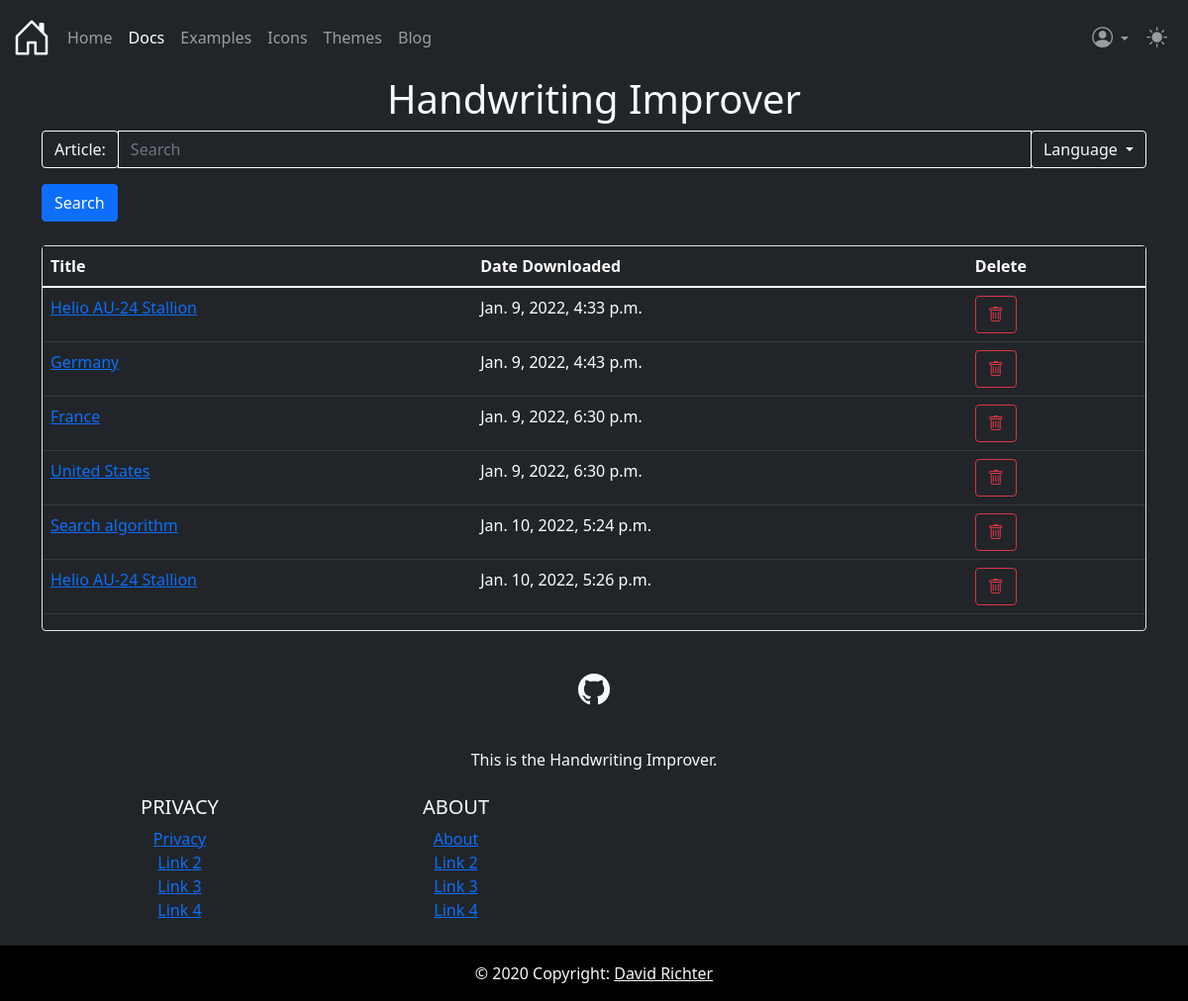
/handwriting/ (signed in), run on an earlier commit of the app's database.
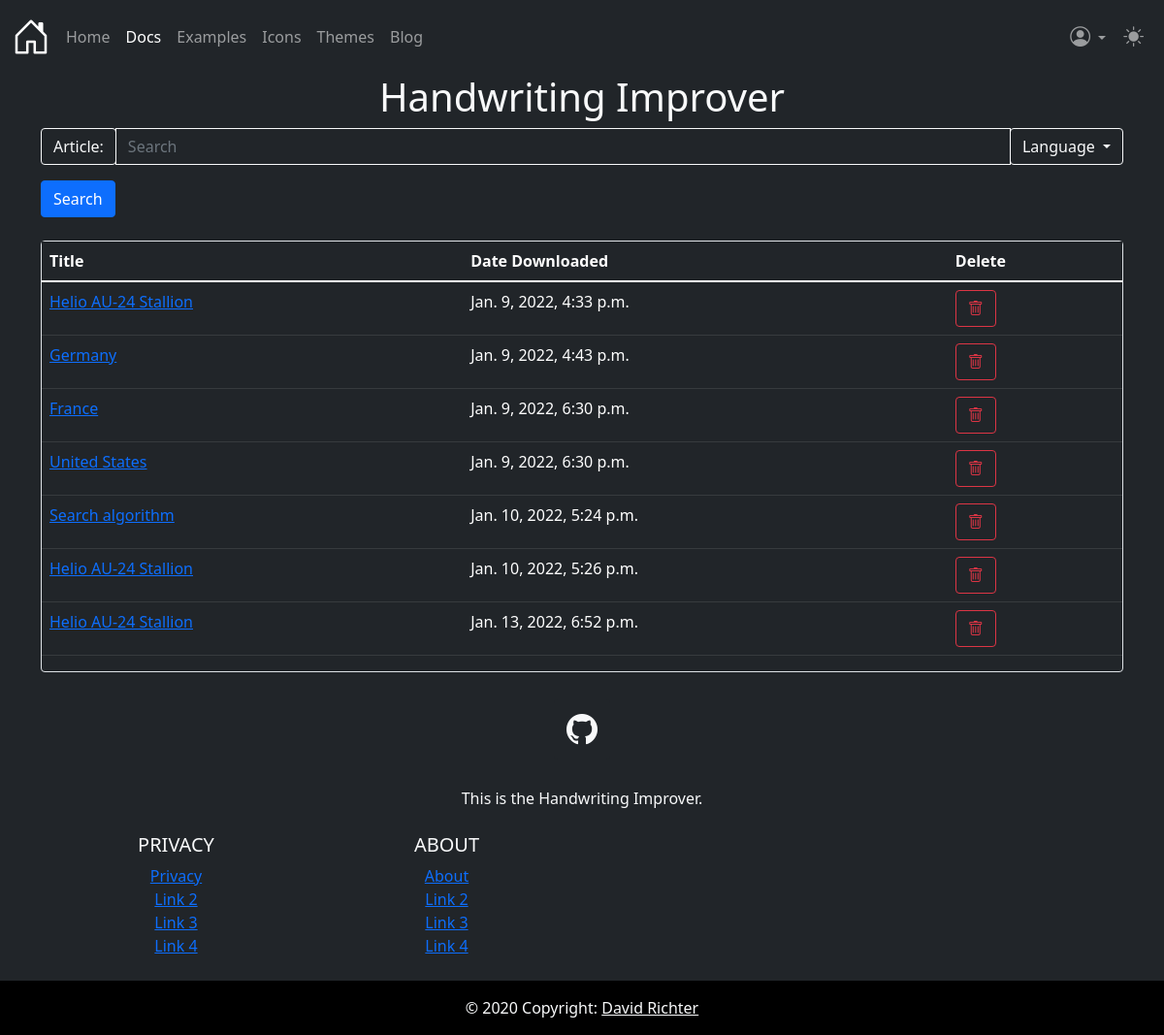
And on a later commit of the database.
### wikipedia_converter/models.py (models this page shows, shortened)
class FullArticle(models.Model):
    formatted_page = models.ForeignKey(Article, on_delete=models.CASCADE, related_name="formatted_page")
    original_page = models.ForeignKey(Article, on_delete=models.CASCADE)
    user = models.ForeignKey(User, on_delete=models.SET_NULL, null=True, blank=True)
    date_pulled = models.DateTimeField('date pulled from wikipedia')
    def __str__(self):
        return self.formatted_page.title

class Article(models.Model):
    content = models.CharField(max_length=9999999999)
    link = models.CharField(max_length=500)
    title = models.CharField(max_length=500)

### wikipedia_converter/views.py (the view)
# urls.py: path('', views.IndexView.as_view(), name='index'),
@gzip_page
def index(request):
    template = loader.get_template('wikipedia_converter/index.html')
    if request.user.is_authenticated:
        articles = list(FullArticle.objects.filter(user=request.user))
    else:
        articles = None
    context = {
        'articles': articles,
    }
    return HttpResponse(template.render(context, request))

### wikipedia_converter/templates/wikipedia_converter/index.html (shortened to what this page needs)
{% extends 'wikipedia_converter/base.html' %}
{% load static %}
{% block content %}
    <div class="container">
        <h1 class="text-center">Handwriting Improver</h1>
    </div>
    <div class="container ">
        <form method="POST" id="mainForm" class="bg-dark text-light"
              action="{% url 'wikipedia_converter:getArticles' %}">
            <div class="input-group mb-3">
                <div class="input-group-prepend">
                <span class="input-group-text bg-dark text-light btn-outline-light" id="basic-addon3">
                    Article:
                </span>
                </div>
                <input type="text" id="mainInput" class="bg-dark text-light btn-outline-light form-control"
                       name="search" placeholder="Search">
                <div class="input-group-append">
                    <div class="dropdown">
                        <button class="btn btn-outline-light dropdown-toggle" type="button" data-bs-toggle="dropdown">
                            Language
                        </button>
                    </div>
                </div>
            </div>
            <input type="submit" value="Search" class="btn btn-primary">
        </form>
        <br>
        <div class="border rounded">
            <table class="table table-dark">
                <thead>
                <tr>
                    <th scope="col">Title</th>
                    <th scope="col">Date Downloaded</th>
                    <th scope="col">Delete</th>
                </tr>
                </thead>
                <tbody>
                {% for article in articles %}
                    <tr>
                        <td>
                            <a href="{% url 'wikipedia_converter:getArticleFromDb' article.id %}">
                                {{ article }}
                            </a>
                        </td>
                        <td>
                            {{ article.date_pulled }}
                        </td>
                        <td>
                            <a href="{% url 'wikipedia_converter:deleteArticleFromDb' article.id %}"
                               class="btn btn-outline-danger">
                                <i class="bi-trash"></i>
                            </a>
                        </td>
                    </tr>
                {% endfor %}
                </tbody>
            </table>
        </div>
    </div>
{% endblock content %}

### wikipedia_converter/templates/wikipedia_converter/base.html (shortened to what this page needs)
{% load static %}
<!DOCTYPE html>
<html lang="en">
<head>
    {% block stylesheets %}
        <link rel="stylesheet"
              href="https://cdn.jsdelivr.net/npm/bootstrap@5.1.1/dist/css/bootstrap.min.css"
>
        <link rel="stylesheet"
              href="https://cdn.jsdelivr.net/npm/bootstrap-icons@1.7.2/font/bootstrap-icons.css">
        <link rel="stylesheet" type="text/css" href="{% static 'wikipedia_converter/css/navbar.css' %}">
        <link rel="stylesheet" type="text/css" href="{% static 'wikipedia_converter/css/footer.css' %}">
        <link rel="stylesheet" type="text/css" href="{% static 'wikipedia_converter/css/header.css' %}">
    {% endblock stylesheets %}
</head>
<body class="bg-dark text-light">
{% block navbar %}
    {% include 'wikipedia_converter/components/header.html' %}
{% endblock navbar %}
{% block content %}{% endblock content %}
{% block footer %}
    {% include 'wikipedia_converter/components/footer.html' %}
{% endblock footer %}
</body>
</html>

### wikipedia_converter/templates/wikipedia_converter/components/header.html (shortened to what this page needs)
<header class="navbar navbar-expand-md navbar-dark bd-navbar">
    <nav class="container-xxl flex-wrap flex-md-nowrap" aria-label="Main navigation">
        <a class="navbar-brand p-0 me-2" href="/" aria-label="Bootstrap">
            <i class="bi bi-house-door"></i>
        </a>
        <div class="collapse navbar-collapse" id="bdNavbar">
            <ul class="navbar-nav flex-row flex-wrap bd-navbar-nav pt-2 py-md-0">
                <li class="nav-item col-6 col-md-auto">
                    <a class="nav-link p-2" href="/"
                       onclick="ga('send', 'event', 'Navbar', 'Community links', 'Bootstrap');">Home</a>
                </li>
                <li class="nav-item col-6 col-md-auto">
                    <a class="nav-link p-2 active" aria-current="true" href="/docs/5.0/getting-started/introduction/"
                       onclick="ga('send', 'event', 'Navbar', 'Community links', 'Docs');">Docs</a>
                </li>
                <li class="nav-item col-6 col-md-auto">
                    <a class="nav-link p-2" href="/docs/5.0/examples/"
                       onclick="ga('send', 'event', 'Navbar', 'Community links', 'Examples');">Examples</a>
                </li>
                <li class="nav-item col-6 col-md-auto">
                    <a class="nav-link p-2" href="https://icons.getbootstrap.com/"
                       onclick="ga('send', 'event', 'Navbar', 'Community links', 'Icons');" target="_blank"
                       rel="noopener">Icons</a>
                </li>
                <li class="nav-item col-6 col-md-auto">
                    <a class="nav-link p-2" href="https://themes.getbootstrap.com/"
                       onclick="ga('send', 'event', 'Navbar', 'Community links', 'Themes');" target="_blank"
                       rel="noopener">Themes</a>
                </li>
                <li class="nav-item col-6 col-md-auto">
                    <a class="nav-link p-2" href="https://blog.getbootstrap.com/"
                       onclick="ga('send', 'event', 'Navbar', 'Community links', 'Blog');" target="_blank"
                       rel="noopener">Blog</a>
                </li>
            </ul>
            <ul class="navbar-nav flex-row flex-wrap ms-md-auto">
                {% if request.user.is_authenticated %}
                    <li class="nav-item col-6 col-md-auto">
                        <div class="dropdown">
                            <button class="nav-link p-2 btn dropdown-toggle"
                                    type="button"
                                    data-bs-toggle="dropdown"
                                    aria-label="User options">
                                <i class="bi bi-person-circle header-icon"></i>
                            </button>
                        </div>
                    </li>
                {% endif %}
                <li class="nav-item col-6 col-md-auto">
                    <button class="nav-link p-2 btn"
                            id="themeToggler"
                            aria-label="Toggle theme"
                            type="button">
                        <i class="bi bi-sun-fill header-icon"></i>
                    </button>
                </li>
            </ul>
        </div>
    </nav>
</header>

### wikipedia_converter/templates/wikipedia_converter/components/footer.html
<footer class="bg-dark text-center text-light">
    <div class="container p-4">
        <section class="mb-4">
            <a class="btn bg-dark text-light btn-floating m-1"
               href="https://github.com/prolike288/djangoLearning"
               role="button"
               target="_blank"
               rel="noopener noreferrer">
                <i class="bi bi-github"></i>
            </a>
        </section>
        <section class="mb-4">
            <p>
                This is the Handwriting Improver.
            </p>
        </section>
        <section class="">
            <div class="row">
                <div class="col-lg-3 col-md-6 mb-4 mb-md-0">
                    <h5 class="text-uppercase">Privacy</h5>
                    <ul class="list-unstyled mb-0">
                        <li>
                            <a href="{% url 'wikipedia_converter:privacy' %}">Privacy</a>
                        </li>
                        <li>
                            <a href="#!">Link 2</a>
                        </li>
                        <li>
                            <a href="#!">Link 3</a>
                        </li>
                        <li>
                            <a href="#!">Link 4</a>
                        </li>
                    </ul>
                </div>
                <div class="col-lg-3 col-md-6 mb-4 mb-md-0">
                    <h5 class="text-uppercase">About</h5>
                    <ul class="list-unstyled mb-0">
                        <li>
                            <a href="{% url 'wikipedia_converter:about' %}">About</a>
                        </li>
                        <li>
                            <a href="#!">Link 2</a>
                        </li>
                        <li>
                            <a href="#!">Link 3</a>
                        </li>
                        <li>
                            <a href="#!">Link 4</a>
                        </li>
                    </ul>
                </div>
            </div>
        </section>
    </div>
    <div class="text-center p-3 bg-black text-light">
        © 2020 Copyright:
        <a class="text-light" href="https://gitlab.com/username882"
           target="_blank"
           rel="noopener noreferrer">
            David Richter
        </a>
    </div>
</footer>

### wikipedia_converter/static/wikipedia_converter/css/navbar.css (style rules this page uses)
body { display: flex; flex-direction: column; min-height: 100vh; }
.bi { font-size: 200%; }

### wikipedia_converter/static/wikipedia_converter/css/footer.css (style rules this page uses)
footer { margin-top: auto; }

### wikipedia_converter/static/wikipedia_converter/css/header.css (style rules this page uses)
i.header-icon { font-size: 130%; }

What changed in the data, as far as the page shows it:
added FullArticle: formatted_page.title "Helio AU-24 Stallion", date_pulled "Jan. 13, 2022, 6:52 p.m."
